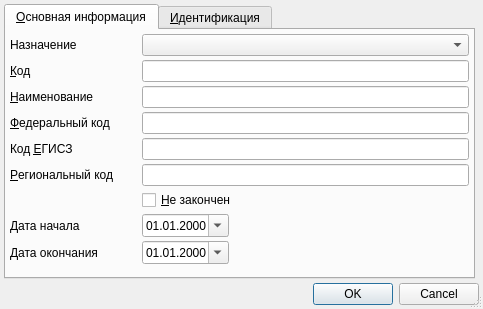
<?xml version="1.0" encoding="UTF-8"?>
<ui version="4.0">
 <class>ItemEditorDialog</class>
 <widget class="QDialog" name="ItemEditorDialog">
  <property name="geometry">
   <rect>
    <x>0</x>
    <y>0</y>
    <width>483</width>
    <height>309</height>
   </rect>
  </property>
  <property name="windowTitle">
   <string>ChangeMe!</string>
  </property>
  <property name="sizeGripEnabled">
   <bool>true</bool>
  </property>
  <layout class="QGridLayout">
   <property name="margin">
    <number>4</number>
   </property>
   <property name="spacing">
    <number>4</number>
   </property>
   <item row="3" column="0" colspan="2">
    <widget class="QDialogButtonBox" name="buttonBox">
     <property name="standardButtons">
      <set>QDialogButtonBox::Cancel|QDialogButtonBox::Ok</set>
     </property>
    </widget>
   </item>
   <item row="1" column="0">
    <widget class="QTabWidget" name="tabWidget">
     <property name="currentIndex">
      <number>0</number>
     </property>
     <widget class="QWidget" name="tabMain">
      <attribute name="title">
       <string>&amp;Основная информация</string>
      </attribute>
      <layout class="QGridLayout" name="gridLayout">
       <property name="margin">
        <number>4</number>
       </property>
       <property name="spacing">
        <number>4</number>
       </property>
       <item row="0" column="0" colspan="2">
        <widget class="QLabel" name="label">
         <property name="sizePolicy">
          <sizepolicy hsizetype="Maximum" vsizetype="Preferred">
           <horstretch>0</horstretch>
           <verstretch>0</verstretch>
          </sizepolicy>
         </property>
         <property name="text">
          <string>Назначение</string>
         </property>
         <property name="buddy">
          <cstring>cmbEventPurpose</cstring>
         </property>
        </widget>
       </item>
       <item row="0" column="2" colspan="2">
        <widget class="CRBComboBox" name="cmbEventPurpose"/>
       </item>
       <item row="1" column="0">
        <widget class="QLabel" name="lblCode">
         <property name="sizePolicy">
          <sizepolicy hsizetype="Maximum" vsizetype="Preferred">
           <horstretch>0</horstretch>
           <verstretch>0</verstretch>
          </sizepolicy>
         </property>
         <property name="text">
          <string>&amp;Код</string>
         </property>
         <property name="buddy">
          <cstring>edtCode</cstring>
         </property>
        </widget>
       </item>
       <item row="1" column="2" colspan="2">
        <widget class="QLineEdit" name="edtCode">
         <property name="maxLength">
          <number>8</number>
         </property>
        </widget>
       </item>
       <item row="2" column="0" colspan="2">
        <widget class="QLabel" name="lblName">
         <property name="sizePolicy">
          <sizepolicy hsizetype="Maximum" vsizetype="Preferred">
           <horstretch>0</horstretch>
           <verstretch>0</verstretch>
          </sizepolicy>
         </property>
         <property name="text">
          <string>&amp;Наименование</string>
         </property>
         <property name="buddy">
          <cstring>edtName</cstring>
         </property>
        </widget>
       </item>
       <item row="2" column="2" colspan="2">
        <widget class="QLineEdit" name="edtName"/>
       </item>
       <item row="3" column="0" colspan="2">
        <widget class="QLabel" name="lblFederalCode">
         <property name="sizePolicy">
          <sizepolicy hsizetype="Maximum" vsizetype="Preferred">
           <horstretch>0</horstretch>
           <verstretch>0</verstretch>
          </sizepolicy>
         </property>
         <property name="text">
          <string>&amp;Федеральный код</string>
         </property>
         <property name="buddy">
          <cstring>edtFederalCode</cstring>
         </property>
        </widget>
       </item>
       <item row="3" column="2" colspan="2">
        <widget class="QLineEdit" name="edtFederalCode"/>
       </item>
       <item row="4" column="0" colspan="2">
        <widget class="QLabel" name="lblUsishCode">
         <property name="sizePolicy">
          <sizepolicy hsizetype="Maximum" vsizetype="Preferred">
           <horstretch>0</horstretch>
           <verstretch>0</verstretch>
          </sizepolicy>
         </property>
         <property name="text">
          <string>Код &amp;ЕГИСЗ</string>
         </property>
         <property name="buddy">
          <cstring>edtUsishCode</cstring>
         </property>
        </widget>
       </item>
       <item row="4" column="2" colspan="2">
        <widget class="QLineEdit" name="edtUsishCode"/>
       </item>
       <item row="5" column="0" colspan="2">
        <widget class="QLabel" name="lblRegionalCode">
         <property name="sizePolicy">
          <sizepolicy hsizetype="Maximum" vsizetype="Preferred">
           <horstretch>0</horstretch>
           <verstretch>0</verstretch>
          </sizepolicy>
         </property>
         <property name="text">
          <string>&amp;Региональный код</string>
         </property>
         <property name="buddy">
          <cstring>edtRegionalCode</cstring>
         </property>
        </widget>
       </item>
       <item row="5" column="2" colspan="2">
        <widget class="QLineEdit" name="edtRegionalCode">
         <property name="maxLength">
          <number>8</number>
         </property>
        </widget>
       </item>
       <item row="6" column="2" colspan="2">
        <widget class="QCheckBox" name="chkContinued">
         <property name="text">
          <string>&amp;Не закончен</string>
         </property>
        </widget>
       </item>
       <item row="7" column="0" colspan="2">
        <widget class="QLabel" name="lblBegDate">
         <property name="text">
          <string>Дата начала</string>
         </property>
        </widget>
       </item>
       <item row="7" column="2">
        <widget class="CDateEdit" name="edtBegDate">
         <property name="displayFormat">
          <string>dd.MM.yyyy</string>
         </property>
         <property name="calendarPopup">
          <bool>true</bool>
         </property>
        </widget>
       </item>
       <item row="7" column="3">
        <spacer name="horizontalSpacer">
         <property name="orientation">
          <enum>Qt::Horizontal</enum>
         </property>
         <property name="sizeHint" stdset="0">
          <size>
           <width>233</width>
           <height>20</height>
          </size>
         </property>
        </spacer>
       </item>
       <item row="8" column="0" colspan="2">
        <widget class="QLabel" name="lblEndDate">
         <property name="text">
          <string>Дата окончания</string>
         </property>
        </widget>
       </item>
       <item row="8" column="2">
        <widget class="CDateEdit" name="edtEndDate">
         <property name="displayFormat">
          <string>dd.MM.yyyy</string>
         </property>
         <property name="calendarPopup">
          <bool>true</bool>
         </property>
        </widget>
       </item>
       <item row="9" column="1">
        <spacer name="spacer">
         <property name="orientation">
          <enum>Qt::Vertical</enum>
         </property>
         <property name="sizeHint" stdset="0">
          <size>
           <width>103</width>
           <height>21</height>
          </size>
         </property>
        </spacer>
       </item>
      </layout>
     </widget>
     <widget class="QWidget" name="tabIdentification">
      <attribute name="title">
       <string>&amp;Идентификация</string>
      </attribute>
      <layout class="QGridLayout" name="gridLayout_2">
       <property name="margin">
        <number>4</number>
       </property>
       <property name="spacing">
        <number>4</number>
       </property>
       <item row="0" column="0">
        <widget class="CInDocTableView" name="tblIdentification"/>
       </item>
      </layout>
     </widget>
    </widget>
   </item>
  </layout>
 </widget>
 <customwidgets>
  <customwidget>
   <class>CRBComboBox</class>
   <extends>QComboBox</extends>
   <header>library/crbcombobox.h</header>
  </customwidget>
  <customwidget>
   <class>CDateEdit</class>
   <extends>QDateEdit</extends>
   <header>library/DateEdit.h</header>
  </customwidget>
  <customwidget>
   <class>CInDocTableView</class>
   <extends>QTableView</extends>
   <header>library/InDocTable.h</header>
  </customwidget>
 </customwidgets>
 <tabstops>
  <tabstop>buttonBox</tabstop>
 </tabstops>
 <resources/>
 <connections>
  <connection>
   <sender>buttonBox</sender>
   <signal>accepted()</signal>
   <receiver>ItemEditorDialog</receiver>
   <slot>accept()</slot>
   <hints>
    <hint type="sourcelabel">
     <x>159</x>
     <y>176</y>
    </hint>
    <hint type="destinationlabel">
     <x>159</x>
     <y>96</y>
    </hint>
   </hints>
  </connection>
  <connection>
   <sender>buttonBox</sender>
   <signal>rejected()</signal>
   <receiver>ItemEditorDialog</receiver>
   <slot>reject()</slot>
   <hints>
    <hint type="sourcelabel">
     <x>159</x>
     <y>176</y>
    </hint>
    <hint type="destinationlabel">
     <x>159</x>
     <y>96</y>
    </hint>
   </hints>
  </connection>
 </connections>
</ui>
